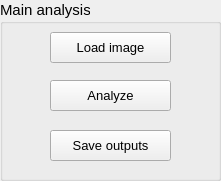
   <widget class="QGroupBox" name="groupBox_2">
    <property name="geometry">
     <rect>
      <x>10</x>
      <y>430</y>
      <width>221</width>
      <height>181</height>
     </rect>
    </property>
    <property name="font">
     <font>
      <pointsize>11</pointsize>
     </font>
    </property>
    <property name="title">
     <string>Main analysis</string>
    </property>
    <widget class="QPushButton" name="button_save_outputs">
     <property name="geometry">
      <rect>
       <x>50</x>
       <y>130</y>
       <width>121</width>
       <height>31</height>
      </rect>
     </property>
     <property name="font">
      <font>
       <pointsize>10</pointsize>
      </font>
     </property>
     <property name="text">
      <string>Save outputs</string>
     </property>
    </widget>
    <widget class="QPushButton" name="button_analyze_data">
     <property name="geometry">
      <rect>
       <x>50</x>
       <y>80</y>
       <width>121</width>
       <height>31</height>
      </rect>
     </property>
     <property name="font">
      <font>
       <pointsize>10</pointsize>
      </font>
     </property>
     <property name="text">
      <string>Analyze</string>
     </property>
    </widget>
    <widget class="QPushButton" name="button_load_image">
     <property name="geometry">
      <rect>
       <x>50</x>
       <y>32</y>
       <width>121</width>
       <height>31</height>
      </rect>
     </property>
     <property name="font">
      <font>
       <pointsize>10</pointsize>
      </font>
     </property>
     <property name="text">
      <string>Load image</string>
     </property>
    </widget>
   </widget>
